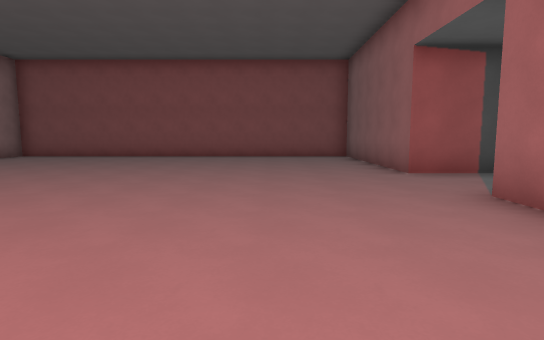
[1] (above)

17 first-person views from a walk through a level from a Godot 3-D game. The camera is 1.5 m above the floor, tilts 6° down and sees 80° across. The floor is counted in squares, 2 m on a side. Each view is taken from the middle of a square. On the plan, view 1 faces up. The plan holds only what a view shows up to about 11 squares ahead; the rest is blank. The place goes on beyond the plan.

[2]
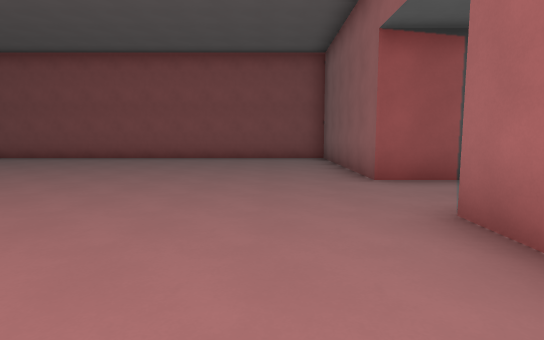

[3]
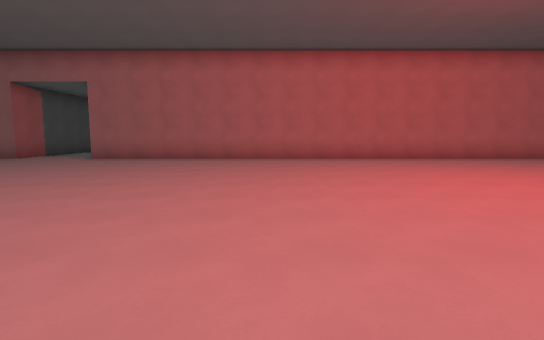

[4]
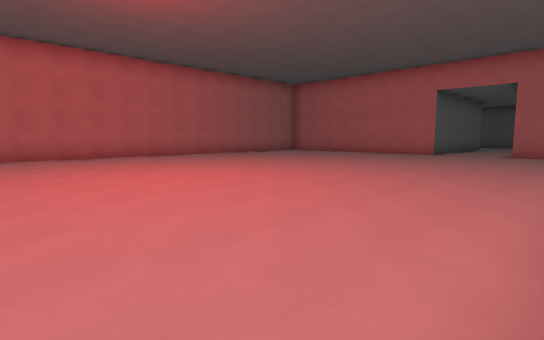

[5]
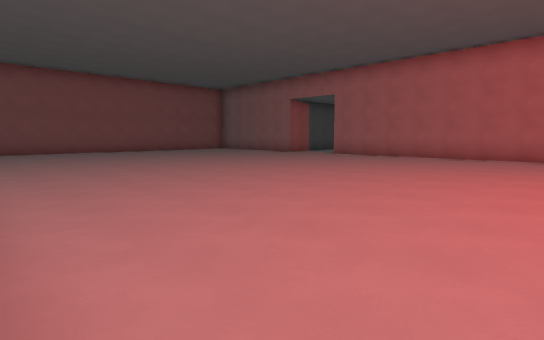

[6]
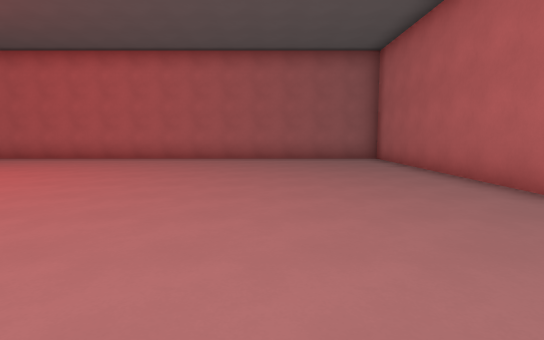

[7]
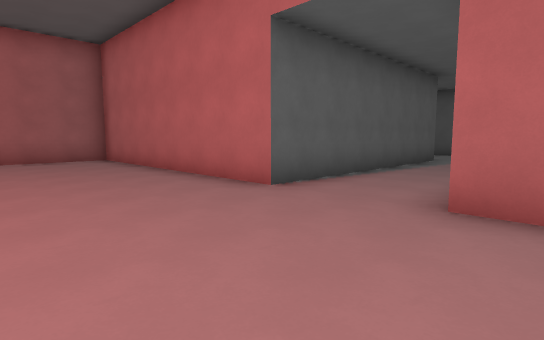

[8]
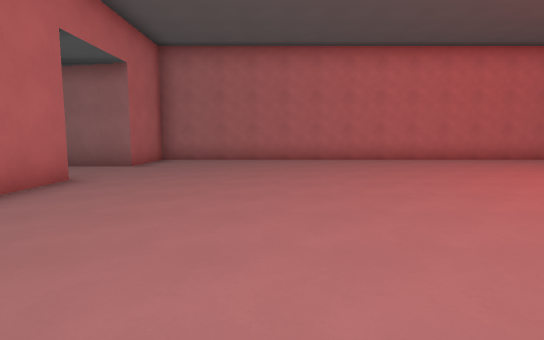

[9]
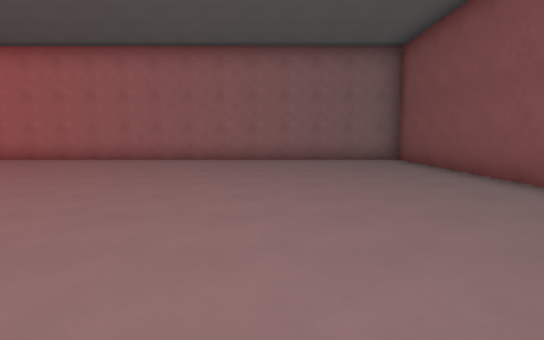

[10]
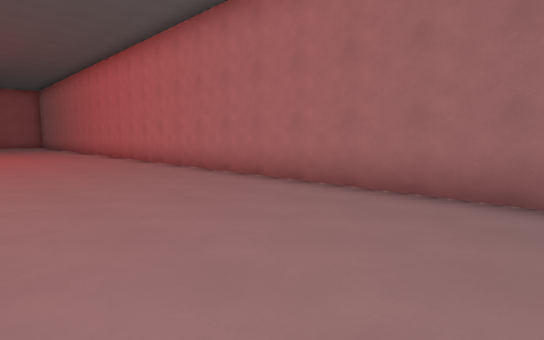

[11]
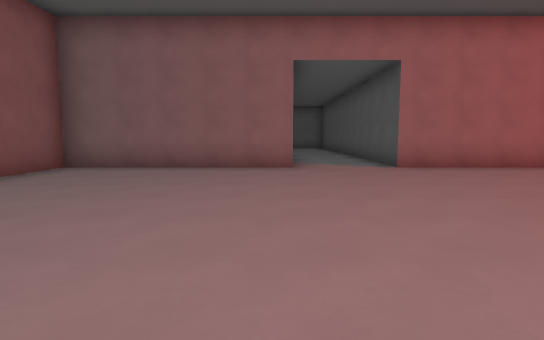

[12]
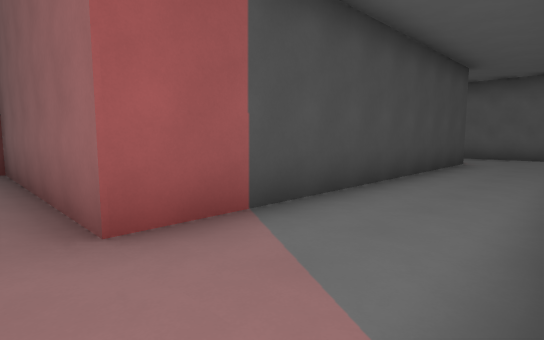

[13]
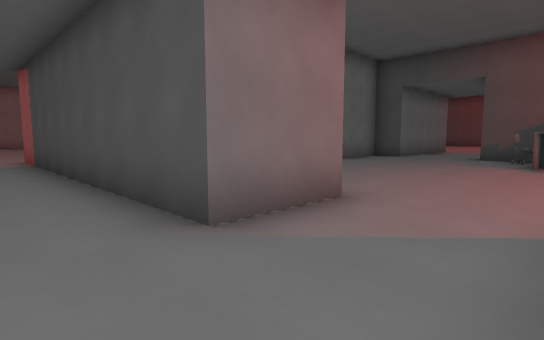

[14]
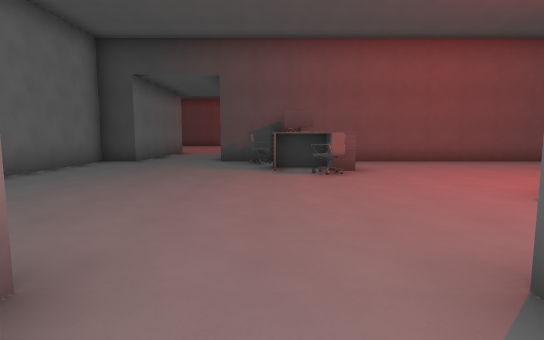

[15]
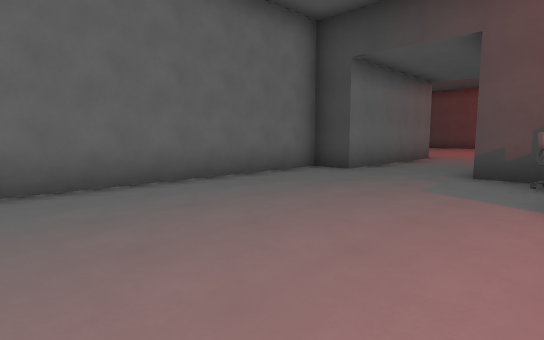

[16]
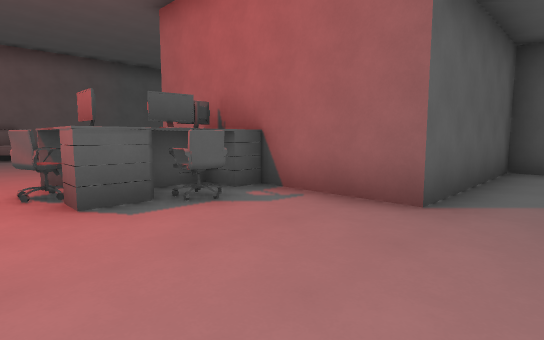

[17]
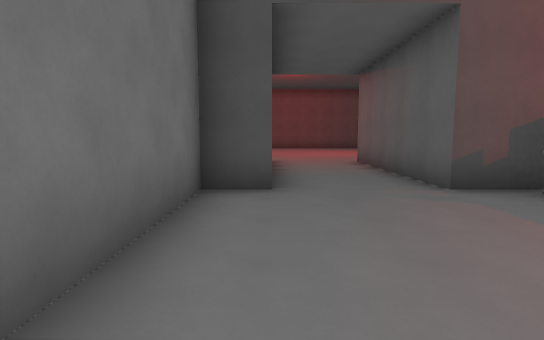

### Floor plan
Points are (right, up) in squares from view 1. A wall is a line through its corners. A room is listed if a view was taken in it or the views show most of it. See-through windows are left out.
Room 1 (views 1, 2, 3, 4, 5, 6, 7, 8, 9, 10, 11, 12)
walls: (11.8, 6.5) (2.8, 6.5) (2.8, 12) (-9.2, 12) (-9.2, -17.5) (-7, -17.5) (-7, -19.1); (-4.5, -21.5) (-4.5, -17.5) (2.8, -17.5) (2.8, 4) (6, 4)
ways out: opening at (11.5, 5.5) to room 2
Room 2 (views 13, 14, 15, 16, 17)
walls: (13.5, 13.9) (13, 13.9); (13.8, 14.7) (13.1, 14.7) (13.1, 13.9); (13.1, 16.5) (11.5, 16.5) (11.5, 21.5); (16.6, 10.5) (16.6, 11.1) (17.4, 11.1); (11.8, 8.6) (11.8, 6.5); (16.6, 9) (17.5, 9) (17.5, 10); (18.5, 16.5) (15.4, 16.5); (13.6, 4) (14.2, 4) (14.2, 8.5) (16.6, 8.5) (16.6, 9.6); (9, 21.5) (9, 16.5) (8, 16.5) (8, 10.4)
ways out: opening at (11.5, 5.5) to room 1
objects: chair (13, 16); chair (14, 12); chair (16, 10); monitor (18, 11)

Positions as (right, up) in squares from view 1, and headings:
1: (0, 0), facing up
2: (1, 1), facing up
3: (-8, -2), facing right
4: (-9, -4), facing down-right
5: (-9, -4), facing up-right
6: (-8, -14), facing right
7: (-8, -14), facing down-right
8: (1, -14), facing left
9: (1, 8), facing left
10: (-5, 7), facing down-left
11: (-5, 7), facing right
12: (2, 4), facing up-right
13: (14, 5), facing up-left
14: (13, 7), facing up
15: (13, 10), facing up-left
16: (13, 12), facing down-right
17: (9, 12), facing up
